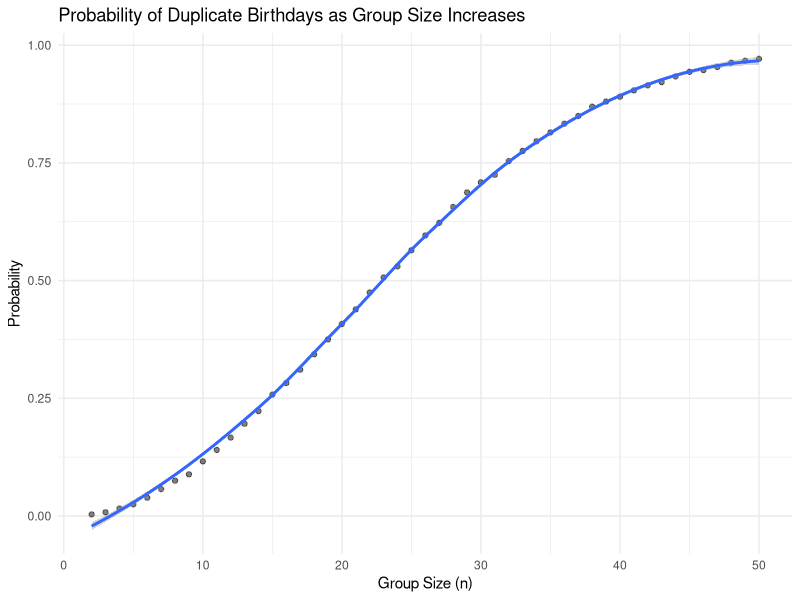

Here is the R script that generated this plot: (Note: a time limit stopped this script after it produced the figure.)
## ---- chunk 1
library(tidyverse)
set.seed(123)

knitr::opts_chunk$set(
	echo = TRUE,
	warning = FALSE,
  fig.width = 6,
  fig.asp = .6,
  out.width = "90%"
)

theme_set(theme_minimal() + theme(legend.position = "bottom"))

options(
  ggplot2.continuous.colour = "viridis",
  ggplot2.continuous.fill = "viridis"
)

scale_colour_discrete = scale_colour_viridis_d
scale_fill_discrete = scale_fill_viridis_d
## ---- chunk 2
bday_sim = function(n) {

  bdays = sample(1:365, size = n, replace = TRUE)
  
  duplicate = length(unique(bdays)) < n

  return(duplicate)
}
## ---- chunk 3
sim_res = 
  expand_grid(
    n = 2:50,
    iter = 1:10000
  ) |> 
  mutate(res = map_lgl(n, bday_sim)) |> 
  group_by(n) |> 
  summarize(prob = mean(res))
## ---- chunk 4
sim_res |> 
  ggplot(aes(x = n, y = prob )) + 
  geom_point(alpha=0.5) +
  geom_smooth()+
  labs(
    x= "Group Size (n)",
    y= "Probability",
    title = "Probability of Duplicate Birthdays as Group Size Increases"
  )
## ---- chunk 5
# Set parameters

alpha <- 0.05

# Define t_test function  
t_test = function(mu) {
  
  sample_data = rnorm(30, mean = mu, sd = 5)
  
  t_stat = t.test(sample_data, mu = 0) |>
    broom::tidy() |>
    select(estimate, p.value)
  
  return(t_stat)
}
## ---- chunk 6
# Generate 5000 dataset for mu = 0
sim_result_mu0 = 
  tibble(
    mu = 0,
    iter = 1:5000
  ) |>
  mutate(
    estimate_df = map(mu, t_test)
  ) |> 
  unnest(estimate_df)
## ---- chunk 7
# Simulation for each mu(1-6) value and store results
sim_result_mu1_6 =
  expand_grid(
    mu = 1:6,
    iter = 1:5000 )|>
  mutate(
    estimate_df = map(mu, t_test)
  )|> 
  unnest(estimate_df)

# Combine the two datasets
sim_result_df = bind_rows(sim_result_mu0, sim_result_mu1_6)
## ---- chunk 8
sim_result_df |>
  group_by(mu) |>
  summarize(
    power = mean(p.value < alpha), .groups = 'drop')|>
  ggplot( aes(x = mu, y = power)) +
    geom_line() +
    geom_point() +
    labs(
      title = "Power of the t-Test ",
      x = "True Value of μ",
      y = "Power (proportion of times the null was rejected)"
    ) +
    theme_minimal()
## ---- chunk 9

## ---- chunk 10
